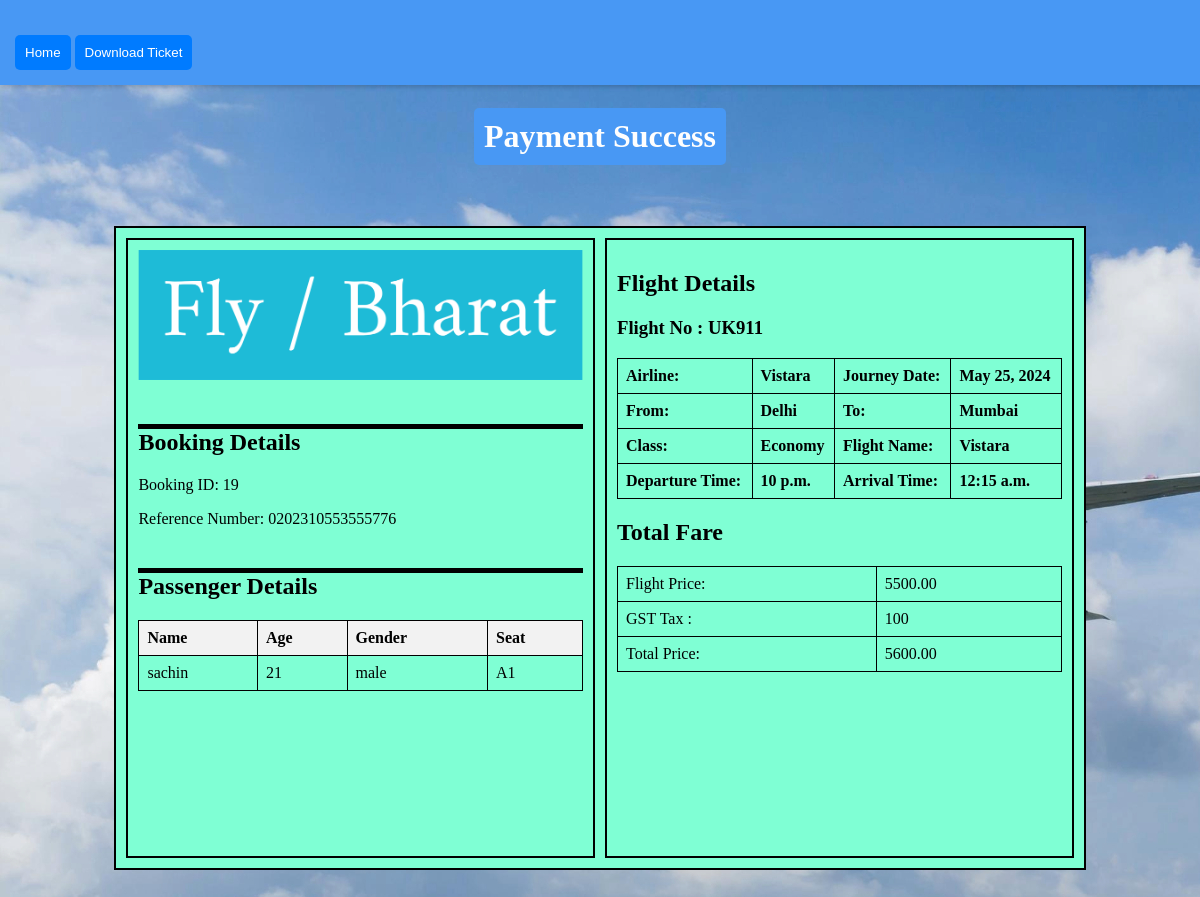
The page /payment_success/19 (signed in) on the database its author committed.
### apps/models.py (models this page shows, shortened)
class Booking(models.Model):
    user=models.ForeignKey(User, on_delete=models.CASCADE,null=True)
    flight = models.ForeignKey(Flight, on_delete=models.CASCADE, null=True,default=1)
    departure_date = models.DateField(null=True)
    class_type = models.CharField(max_length=50,null=True)
    flight_fare = models.DecimalField(max_digits=10, decimal_places=2)

class Payment(models.Model):
    STATUS_CHOICES = [
        ('fail', 'Fail'),
        ('pass', 'Pass'),
    ]
    booking = models.ForeignKey('Booking', on_delete=models.CASCADE)
    reference = models.CharField(max_length=100)
    amount = models.DecimalField(max_digits=10, decimal_places=2)
    payment_date = models.DateTimeField(auto_now_add=True)
    paid = models.CharField(max_length=10, choices=STATUS_CHOICES, default='fail')

class Passenger(models.Model):
    booking = models.ForeignKey(
        'Booking',
        related_name='passengers',
        on_delete=models.CASCADE
    )
    flight_id = models.IntegerField(null=True)
    name = models.CharField(
        _('Name'),
        max_length=100,
        null=True,
        blank=True
    )
    age = models.IntegerField(
        _('Age'),
        null=True,
        blank=True
    )
    gender = models.CharField(max_length=10, choices=[('male', 'Male'), ('female', 'Female'), ('other', 'Other')],null=True)
    contact_number = models.CharField(
        _('Contact Number'),
        max_length=20,
        default='2122112'
    )
    email = models.EmailField(
        _('Email'),
        default='noreply@example.com'
    )
    seat = models.CharField(max_length=3,null=True)

class Flight(models.Model):
    airline = models.CharField(max_length=100)
    flight_number = models.CharField(max_length=20)
    departure_date = models.DateField()
    departure_time = models.TimeField()
    arrival_time = models.TimeField()
    from_location = models.CharField(max_length=100)
    to_location = models.CharField(max_length=100)
    price = models.DecimalField(max_digits=10, decimal_places=2)
    class_type = models.CharField(max_length=20)
    total_seat = models.IntegerField(default=0)
    is_available = models.BooleanField(default=True)

### apps/views.py (the view)
# urls.py: path('payment_success/<int:booking_id>', views.payment_success, name='payment_success'),
@login_required
def payment_success(request, booking_id):
    booking = get_object_or_404(Booking, pk=booking_id)
    payment = get_object_or_404(Payment, booking_id=booking_id)
    passengers = Passenger.objects.filter(booking=booking)
    flight = get_object_or_404(Flight, id=booking.flight_id)
    context = {
        'booking': booking,
        'reference_number': payment.reference,
        'passengers': passengers,
        'fare':payment,
        'flight':flight,
    }
    return render(request, 'payment_success.html', context)

### apps/templates/payment_success.html (shortened to what this page needs)
{% load static %}
<!DOCTYPE html>
<html lang="en">
  <head>
  </head>
  <body onload="generateBarcode()">
    <div class="top-bar">
      <button class="home-button" onclick="location.href='{% url 'home' %}'">
        Home
      </button>
      <button class="download-button" onclick="downloadPDF()">
        Download Ticket
      </button>
    </div>
    <h1>Payment Success</h1>
    <div class="main-container" id="main-container">
      <div class="container">
        <img
          class="rectangle-image"
          src="{% static 'img/logo.png' %}"
          alt="Plane Image"
        />
        <hr />
        <h2>Booking Details</h2>
        <p>Booking ID: {{ booking.pk }}</p>
        <p>Reference Number: {{ reference_number }}</p>
        <hr />
        <h2>Passenger Details</h2>
        <table>
          <tr>
            <th>Name</th>
            <th>Age</th>
            <th>Gender</th>
            <th>Seat</th>
          </tr>
          {% for passenger in passengers %}
          <tr>
            <td>{{ passenger.name }}</td>
            <td>{{ passenger.age }}</td>
            <td>{{ passenger.gender }}</td>
            <td>{{ passenger.seat }}</td>
          </tr>
          {% endfor %}
        </table>
      </div>
      <div class="second-container">
        <h2>Flight Details</h2>
        <h3>Flight No : {{flight.flight_number}}</h3>
        <table>
          <tr>
            <td><strong> Airline: </strong></td>
            <td><strong>{{flight.airline}}</strong></td>
            <td><strong>Journey Date:</strong></td>
            <td><strong>{{booking.departure_date}}</strong></td>
          </tr>
          <tr>
            <td><strong>From:</strong></td>
            <td><strong>{{flight.from_location}}</strong></td>
            <td><strong>To:</strong></td>
            <td><strong>{{flight.to_location}}</strong></td>
          </tr>
          <tr>
            <td><strong>Class:</strong></td>
            <td><strong>{{booking.class_type}}</strong></td>
            <td><strong>Flight Name:</strong></td>
            <td><strong>{{flight.airline}}</strong></td>
          </tr>
          <tr>
            <td><strong>Departure Time:</strong></td>
            <td><strong>{{flight.departure_time}}</strong></td>
            <td><strong>Arrival Time:</strong></td>
            <td><strong>{{flight.arrival_time}}</strong></td>
          </tr>
        </table>
        <h2>Total Fare</h2>
        <table>
          <tr>
            <td>Flight Price:</td>
            <td>{{flight.price}}</td>
          </tr>
          <tr>
            <td>GST Tax :</td>
            <td>100</td>
          </tr>
          <tr>
            <td>Total Price:</td>
            <td>{{fare.amount}}</td>
          </tr>
        </table>
        <div class="barcode">
          <svg id="barcode"></svg>
        </div>
      </div>
    </div>
  </body>
</html>

### rows shown on the page
Booking: pk "19", departure_date "May 25, 2024", class_type "Economy"
Payment: reference "0202310553555776", amount "5600.00"
Passenger: name "sachin", age "21", gender "male", seat "A1"
Flight: flight_number "UK911", airline "Vistara", from_location "Delhi", to_location "Mumbai", departure_time "10 p.m.", arrival_time "12:15 a.m.", price "5500.00"
